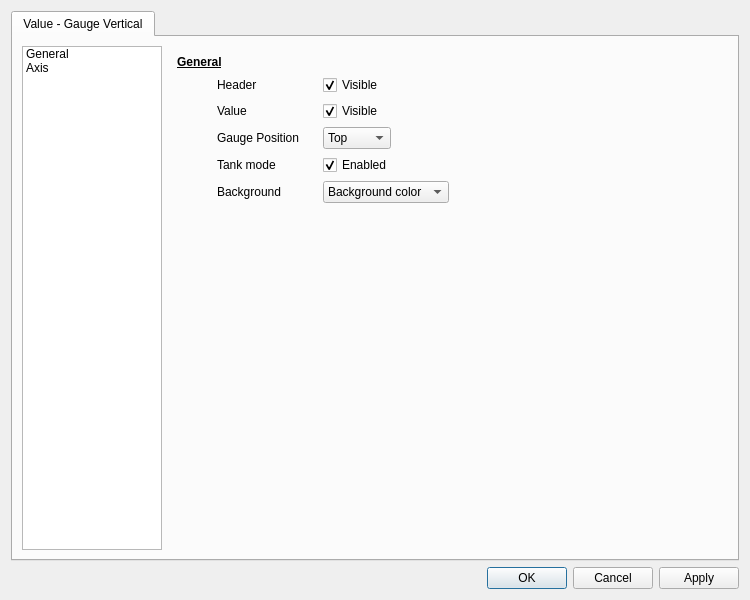
<?xml version="1.0" encoding="UTF-8"?>
<ui version="4.0">
 <class>GaugeVerticalEditor</class>
 <widget class="QDialog" name="GaugeVerticalEditor">
  <property name="geometry">
   <rect>
    <x>0</x>
    <y>0</y>
    <width>750</width>
    <height>600</height>
   </rect>
  </property>
  <property name="minimumSize">
   <size>
    <width>750</width>
    <height>550</height>
   </size>
  </property>
  <property name="windowTitle">
   <string>Vertical Gauge</string>
  </property>
  <layout class="QVBoxLayout" name="verticalLayout_2">
   <item>
    <widget class="QTabWidget" name="tabWidget">
     <property name="currentIndex">
      <number>0</number>
     </property>
     <widget class="QWidget" name="tab">
      <attribute name="title">
       <string>Value - Gauge Vertical</string>
      </attribute>
      <layout class="QHBoxLayout" name="horizontalLayout_4">
       <item>
        <widget class="QListWidget" name="listWidget">
         <property name="minimumSize">
          <size>
           <width>140</width>
           <height>0</height>
          </size>
         </property>
         <property name="maximumSize">
          <size>
           <width>140</width>
           <height>16777215</height>
          </size>
         </property>
         <property name="editTriggers">
          <set>QAbstractItemView::NoEditTriggers</set>
         </property>
         <property name="currentRow">
          <number>-1</number>
         </property>
         <item>
          <property name="text">
           <string>General</string>
          </property>
         </item>
         <item>
          <property name="text">
           <string>Axis</string>
          </property>
         </item>
        </widget>
       </item>
       <item>
        <widget class="QStackedWidget" name="stackedWidget">
         <property name="currentIndex">
          <number>0</number>
         </property>
         <widget class="QWidget" name="generalPage">
          <layout class="QVBoxLayout" name="verticalLayout">
           <item>
            <widget class="QLabel" name="label_17">
             <property name="font">
              <font>
               <weight>75</weight>
               <bold>true</bold>
               <underline>true</underline>
              </font>
             </property>
             <property name="text">
              <string>General</string>
             </property>
            </widget>
           </item>
           <item>
            <layout class="QHBoxLayout" name="horizontalLayout_3">
             <item>
              <spacer name="horizontalSpacer_2">
               <property name="orientation">
                <enum>Qt::Horizontal</enum>
               </property>
               <property name="sizeType">
                <enum>QSizePolicy::Fixed</enum>
               </property>
               <property name="sizeHint" stdset="0">
                <size>
                 <width>40</width>
                 <height>20</height>
                </size>
               </property>
              </spacer>
             </item>
             <item>
              <widget class="QLabel" name="label_3">
               <property name="minimumSize">
                <size>
                 <width>100</width>
                 <height>0</height>
                </size>
               </property>
               <property name="text">
                <string>Header </string>
               </property>
              </widget>
             </item>
             <item>
              <widget class="QCheckBox" name="headerCheckBox">
               <property name="minimumSize">
                <size>
                 <width>100</width>
                 <height>0</height>
                </size>
               </property>
               <property name="text">
                <string>Visible</string>
               </property>
               <property name="checked">
                <bool>true</bool>
               </property>
              </widget>
             </item>
             <item>
              <spacer name="horizontalSpacer">
               <property name="orientation">
                <enum>Qt::Horizontal</enum>
               </property>
               <property name="sizeHint" stdset="0">
                <size>
                 <width>40</width>
                 <height>20</height>
                </size>
               </property>
              </spacer>
             </item>
            </layout>
           </item>
           <item>
            <layout class="QHBoxLayout" name="horizontalLayout_8">
             <item>
              <spacer name="horizontalSpacer_13">
               <property name="orientation">
                <enum>Qt::Horizontal</enum>
               </property>
               <property name="sizeType">
                <enum>QSizePolicy::Fixed</enum>
               </property>
               <property name="sizeHint" stdset="0">
                <size>
                 <width>40</width>
                 <height>20</height>
                </size>
               </property>
              </spacer>
             </item>
             <item>
              <widget class="QLabel" name="label_6">
               <property name="minimumSize">
                <size>
                 <width>100</width>
                 <height>0</height>
                </size>
               </property>
               <property name="text">
                <string>Value</string>
               </property>
              </widget>
             </item>
             <item>
              <widget class="QCheckBox" name="valueCheckBox">
               <property name="minimumSize">
                <size>
                 <width>100</width>
                 <height>0</height>
                </size>
               </property>
               <property name="text">
                <string>Visible</string>
               </property>
               <property name="checked">
                <bool>true</bool>
               </property>
              </widget>
             </item>
             <item>
              <spacer name="horizontalSpacer_4">
               <property name="orientation">
                <enum>Qt::Horizontal</enum>
               </property>
               <property name="sizeHint" stdset="0">
                <size>
                 <width>40</width>
                 <height>20</height>
                </size>
               </property>
              </spacer>
             </item>
            </layout>
           </item>
           <item>
            <layout class="QHBoxLayout" name="horizontalLayout_2">
             <item>
              <spacer name="horizontalSpacer_21">
               <property name="orientation">
                <enum>Qt::Horizontal</enum>
               </property>
               <property name="sizeType">
                <enum>QSizePolicy::Fixed</enum>
               </property>
               <property name="sizeHint" stdset="0">
                <size>
                 <width>40</width>
                 <height>20</height>
                </size>
               </property>
              </spacer>
             </item>
             <item>
              <widget class="QLabel" name="label_9">
               <property name="minimumSize">
                <size>
                 <width>100</width>
                 <height>0</height>
                </size>
               </property>
               <property name="text">
                <string>Gauge Position</string>
               </property>
              </widget>
             </item>
             <item>
              <widget class="QComboBox" name="positionComboBox">
               <item>
                <property name="text">
                 <string>Top</string>
                </property>
               </item>
               <item>
                <property name="text">
                 <string>Middle</string>
                </property>
               </item>
               <item>
                <property name="text">
                 <string>Bottom</string>
                </property>
               </item>
              </widget>
             </item>
             <item>
              <spacer name="horizontalSpacer_7">
               <property name="orientation">
                <enum>Qt::Horizontal</enum>
               </property>
               <property name="sizeHint" stdset="0">
                <size>
                 <width>40</width>
                 <height>20</height>
                </size>
               </property>
              </spacer>
             </item>
            </layout>
           </item>
           <item>
            <layout class="QHBoxLayout" name="horizontalLayout_6">
             <item>
              <spacer name="horizontalSpacer_15">
               <property name="orientation">
                <enum>Qt::Horizontal</enum>
               </property>
               <property name="sizeType">
                <enum>QSizePolicy::Fixed</enum>
               </property>
               <property name="sizeHint" stdset="0">
                <size>
                 <width>40</width>
                 <height>20</height>
                </size>
               </property>
              </spacer>
             </item>
             <item>
              <widget class="QLabel" name="label_7">
               <property name="minimumSize">
                <size>
                 <width>100</width>
                 <height>0</height>
                </size>
               </property>
               <property name="text">
                <string>Tank mode</string>
               </property>
              </widget>
             </item>
             <item>
              <widget class="QCheckBox" name="tankCheckBox">
               <property name="minimumSize">
                <size>
                 <width>100</width>
                 <height>0</height>
                </size>
               </property>
               <property name="text">
                <string>Enabled</string>
               </property>
               <property name="checked">
                <bool>true</bool>
               </property>
              </widget>
             </item>
             <item>
              <spacer name="horizontalSpacer_5">
               <property name="orientation">
                <enum>Qt::Horizontal</enum>
               </property>
               <property name="sizeHint" stdset="0">
                <size>
                 <width>40</width>
                 <height>20</height>
                </size>
               </property>
              </spacer>
             </item>
            </layout>
           </item>
           <item>
            <layout class="QHBoxLayout" name="horizontalLayout_9">
             <item>
              <spacer name="horizontalSpacer_14">
               <property name="orientation">
                <enum>Qt::Horizontal</enum>
               </property>
               <property name="sizeType">
                <enum>QSizePolicy::Fixed</enum>
               </property>
               <property name="sizeHint" stdset="0">
                <size>
                 <width>40</width>
                 <height>20</height>
                </size>
               </property>
              </spacer>
             </item>
             <item>
              <widget class="QLabel" name="label_8">
               <property name="minimumSize">
                <size>
                 <width>100</width>
                 <height>0</height>
                </size>
               </property>
               <property name="text">
                <string>Background</string>
               </property>
              </widget>
             </item>
             <item>
              <widget class="QComboBox" name="backgroundComboBox">
               <item>
                <property name="text">
                 <string>Background color</string>
                </property>
               </item>
               <item>
                <property name="text">
                 <string>Transparent</string>
                </property>
               </item>
              </widget>
             </item>
             <item>
              <spacer name="horizontalSpacer_6">
               <property name="orientation">
                <enum>Qt::Horizontal</enum>
               </property>
               <property name="sizeHint" stdset="0">
                <size>
                 <width>40</width>
                 <height>20</height>
                </size>
               </property>
              </spacer>
             </item>
            </layout>
           </item>
           <item>
            <spacer name="verticalSpacer">
             <property name="orientation">
              <enum>Qt::Vertical</enum>
             </property>
             <property name="sizeHint" stdset="0">
              <size>
               <width>20</width>
               <height>40</height>
              </size>
             </property>
            </spacer>
           </item>
          </layout>
         </widget>
         <widget class="QWidget" name="axisPage">
          <layout class="QVBoxLayout" name="verticalLayout_3">
           <item>
            <widget class="QLabel" name="label_18">
             <property name="font">
              <font>
               <weight>75</weight>
               <bold>true</bold>
               <underline>true</underline>
              </font>
             </property>
             <property name="text">
              <string>Axis</string>
             </property>
            </widget>
           </item>
           <item>
            <layout class="QHBoxLayout" name="horizontalLayout_11">
             <item>
              <spacer name="horizontalSpacer_17">
               <property name="orientation">
                <enum>Qt::Horizontal</enum>
               </property>
               <property name="sizeType">
                <enum>QSizePolicy::Fixed</enum>
               </property>
               <property name="sizeHint" stdset="0">
                <size>
                 <width>40</width>
                 <height>20</height>
                </size>
               </property>
              </spacer>
             </item>
             <item>
              <widget class="QLabel" name="label_11">
               <property name="minimumSize">
                <size>
                 <width>100</width>
                 <height>0</height>
                </size>
               </property>
               <property name="text">
                <string>Ticks</string>
               </property>
              </widget>
             </item>
             <item>
              <widget class="QCheckBox" name="ticksCheckBox">
               <property name="minimumSize">
                <size>
                 <width>100</width>
                 <height>0</height>
                </size>
               </property>
               <property name="text">
                <string>Visible</string>
               </property>
               <property name="checked">
                <bool>true</bool>
               </property>
              </widget>
             </item>
             <item>
              <spacer name="horizontalSpacer_9">
               <property name="orientation">
                <enum>Qt::Horizontal</enum>
               </property>
               <property name="sizeHint" stdset="0">
                <size>
                 <width>40</width>
                 <height>20</height>
                </size>
               </property>
              </spacer>
             </item>
            </layout>
           </item>
           <item>
            <layout class="QHBoxLayout" name="horizontalLayout_12">
             <item>
              <spacer name="horizontalSpacer_18">
               <property name="orientation">
                <enum>Qt::Horizontal</enum>
               </property>
               <property name="sizeType">
                <enum>QSizePolicy::Fixed</enum>
               </property>
               <property name="sizeHint" stdset="0">
                <size>
                 <width>40</width>
                 <height>20</height>
                </size>
               </property>
              </spacer>
             </item>
             <item>
              <widget class="QLabel" name="label_12">
               <property name="minimumSize">
                <size>
                 <width>100</width>
                 <height>0</height>
                </size>
               </property>
               <property name="text">
                <string>Labels</string>
               </property>
              </widget>
             </item>
             <item>
              <widget class="QCheckBox" name="labelsCheckBox">
               <property name="minimumSize">
                <size>
                 <width>100</width>
                 <height>0</height>
                </size>
               </property>
               <property name="text">
                <string>Visible</string>
               </property>
               <property name="checked">
                <bool>true</bool>
               </property>
              </widget>
             </item>
             <item>
              <spacer name="horizontalSpacer_10">
               <property name="orientation">
                <enum>Qt::Horizontal</enum>
               </property>
               <property name="sizeHint" stdset="0">
                <size>
                 <width>40</width>
                 <height>20</height>
                </size>
               </property>
              </spacer>
             </item>
            </layout>
           </item>
           <item>
            <layout class="QHBoxLayout" name="horizontalLayout_15">
             <item>
              <spacer name="horizontalSpacer_22">
               <property name="orientation">
                <enum>Qt::Horizontal</enum>
               </property>
               <property name="sizeType">
                <enum>QSizePolicy::Fixed</enum>
               </property>
               <property name="sizeHint" stdset="0">
                <size>
                 <width>40</width>
                 <height>20</height>
                </size>
               </property>
              </spacer>
             </item>
             <item>
              <widget class="QLabel" name="label_15">
               <property name="minimumSize">
                <size>
                 <width>100</width>
                 <height>0</height>
                </size>
               </property>
               <property name="text">
                <string>Base Line</string>
               </property>
              </widget>
             </item>
             <item>
              <widget class="QCheckBox" name="lineCheckBox">
               <property name="minimumSize">
                <size>
                 <width>100</width>
                 <height>0</height>
                </size>
               </property>
               <property name="text">
                <string>Visible</string>
               </property>
               <property name="checked">
                <bool>true</bool>
               </property>
              </widget>
             </item>
             <item>
              <spacer name="horizontalSpacer_23">
               <property name="orientation">
                <enum>Qt::Horizontal</enum>
               </property>
               <property name="sizeHint" stdset="0">
                <size>
                 <width>40</width>
                 <height>20</height>
                </size>
               </property>
              </spacer>
             </item>
            </layout>
           </item>
           <item>
            <layout class="QHBoxLayout" name="horizontalLayout_14">
             <item>
              <spacer name="horizontalSpacer_19">
               <property name="orientation">
                <enum>Qt::Horizontal</enum>
               </property>
               <property name="sizeType">
                <enum>QSizePolicy::Fixed</enum>
               </property>
               <property name="sizeHint" stdset="0">
                <size>
                 <width>40</width>
                 <height>20</height>
                </size>
               </property>
              </spacer>
             </item>
             <item>
              <widget class="QLabel" name="label_14">
               <property name="minimumSize">
                <size>
                 <width>100</width>
                 <height>0</height>
                </size>
               </property>
               <property name="text">
                <string>Grid</string>
               </property>
              </widget>
             </item>
             <item>
              <widget class="QCheckBox" name="gridCheckBox">
               <property name="minimumSize">
                <size>
                 <width>100</width>
                 <height>0</height>
                </size>
               </property>
               <property name="text">
                <string>Visible</string>
               </property>
               <property name="checked">
                <bool>true</bool>
               </property>
              </widget>
             </item>
             <item>
              <spacer name="horizontalSpacer_12">
               <property name="orientation">
                <enum>Qt::Horizontal</enum>
               </property>
               <property name="sizeHint" stdset="0">
                <size>
                 <width>40</width>
                 <height>20</height>
                </size>
               </property>
              </spacer>
             </item>
            </layout>
           </item>
           <item>
            <layout class="QHBoxLayout" name="horizontalLayout">
             <item>
              <spacer name="horizontalSpacer_20">
               <property name="orientation">
                <enum>Qt::Horizontal</enum>
               </property>
               <property name="sizeType">
                <enum>QSizePolicy::Fixed</enum>
               </property>
               <property name="sizeHint" stdset="0">
                <size>
                 <width>40</width>
                 <height>20</height>
                </size>
               </property>
              </spacer>
             </item>
             <item>
              <widget class="QLabel" name="label_5">
               <property name="minimumSize">
                <size>
                 <width>100</width>
                 <height>0</height>
                </size>
               </property>
               <property name="text">
                <string>Range</string>
               </property>
              </widget>
             </item>
             <item>
              <widget class="QComboBox" name="rangeComboBox">
               <item>
                <property name="text">
                 <string>Automatic scale</string>
                </property>
               </item>
               <item>
                <property name="text">
                 <string>Parameter range</string>
                </property>
               </item>
               <item>
                <property name="text">
                 <string>Custom scale</string>
                </property>
               </item>
              </widget>
             </item>
             <item>
              <spacer name="horizontalSpacer_3">
               <property name="orientation">
                <enum>Qt::Horizontal</enum>
               </property>
               <property name="sizeHint" stdset="0">
                <size>
                 <width>40</width>
                 <height>20</height>
                </size>
               </property>
              </spacer>
             </item>
            </layout>
           </item>
           <item>
            <widget class="QWidget" name="scaleWidget" native="true">
             <property name="enabled">
              <bool>false</bool>
             </property>
             <layout class="QHBoxLayout" name="horizontalLayout_13">
              <property name="leftMargin">
               <number>0</number>
              </property>
              <property name="topMargin">
               <number>0</number>
              </property>
              <property name="rightMargin">
               <number>0</number>
              </property>
              <property name="bottomMargin">
               <number>0</number>
              </property>
              <item>
               <widget class="QLabel" name="label_2">
                <property name="minimumSize">
                 <size>
                  <width>100</width>
                  <height>0</height>
                 </size>
                </property>
                <property name="text">
                 <string/>
                </property>
               </widget>
              </item>
              <item>
               <layout class="QVBoxLayout" name="verticalLayout_4">
                <item>
                 <widget class="QLabel" name="label_10">
                  <property name="minimumSize">
                   <size>
                    <width>100</width>
                    <height>0</height>
                   </size>
                  </property>
                  <property name="text">
                   <string>Minimum</string>
                  </property>
                  <property name="indent">
                   <number>-1</number>
                  </property>
                 </widget>
                </item>
                <item>
                 <widget class="QLabel" name="label_13">
                  <property name="minimumSize">
                   <size>
                    <width>100</width>
                    <height>0</height>
                   </size>
                  </property>
                  <property name="text">
                   <string>Maximum</string>
                  </property>
                  <property name="indent">
                   <number>-1</number>
                  </property>
                 </widget>
                </item>
               </layout>
              </item>
              <item>
               <layout class="QVBoxLayout" name="verticalLayout_5">
                <item>
                 <widget class="QDoubleSpinBox" name="rangeMinDoubleSpinBox">
                  <property name="decimals">
                   <number>4</number>
                  </property>
                  <property name="minimum">
                   <double>-9999999999999999538762658202121142272.000000000000000</double>
                  </property>
                  <property name="maximum">
                   <double>99999999999999996863366107917975552.000000000000000</double>
                  </property>
                 </widget>
                </item>
                <item>
                 <widget class="QDoubleSpinBox" name="rangeMaxDoubleSpinBox">
                  <property name="decimals">
                   <number>4</number>
                  </property>
                  <property name="minimum">
                   <double>-9999999999999999455752309870428160.000000000000000</double>
                  </property>
                  <property name="maximum">
                   <double>999999999999999945575230987042816.000000000000000</double>
                  </property>
                 </widget>
                </item>
               </layout>
              </item>
              <item>
               <spacer name="horizontalSpacer_11">
                <property name="orientation">
                 <enum>Qt::Horizontal</enum>
                </property>
                <property name="sizeHint" stdset="0">
                 <size>
                  <width>136</width>
                  <height>20</height>
                 </size>
                </property>
               </spacer>
              </item>
             </layout>
            </widget>
           </item>
           <item>
            <spacer name="verticalSpacer_3">
             <property name="orientation">
              <enum>Qt::Vertical</enum>
             </property>
             <property name="sizeHint" stdset="0">
              <size>
               <width>20</width>
               <height>303</height>
              </size>
             </property>
            </spacer>
           </item>
          </layout>
         </widget>
        </widget>
       </item>
      </layout>
     </widget>
    </widget>
   </item>
   <item>
    <widget class="QDialogButtonBox" name="buttonBox">
     <property name="orientation">
      <enum>Qt::Horizontal</enum>
     </property>
     <property name="standardButtons">
      <set>QDialogButtonBox::Apply|QDialogButtonBox::Cancel|QDialogButtonBox::Ok</set>
     </property>
    </widget>
   </item>
  </layout>
 </widget>
 <resources/>
 <connections>
  <connection>
   <sender>buttonBox</sender>
   <signal>accepted()</signal>
   <receiver>GaugeVerticalEditor</receiver>
   <slot>accept()</slot>
   <hints>
    <hint type="sourcelabel">
     <x>248</x>
     <y>254</y>
    </hint>
    <hint type="destinationlabel">
     <x>157</x>
     <y>274</y>
    </hint>
   </hints>
  </connection>
  <connection>
   <sender>buttonBox</sender>
   <signal>rejected()</signal>
   <receiver>GaugeVerticalEditor</receiver>
   <slot>reject()</slot>
   <hints>
    <hint type="sourcelabel">
     <x>316</x>
     <y>260</y>
    </hint>
    <hint type="destinationlabel">
     <x>286</x>
     <y>274</y>
    </hint>
   </hints>
  </connection>
 </connections>
</ui>
